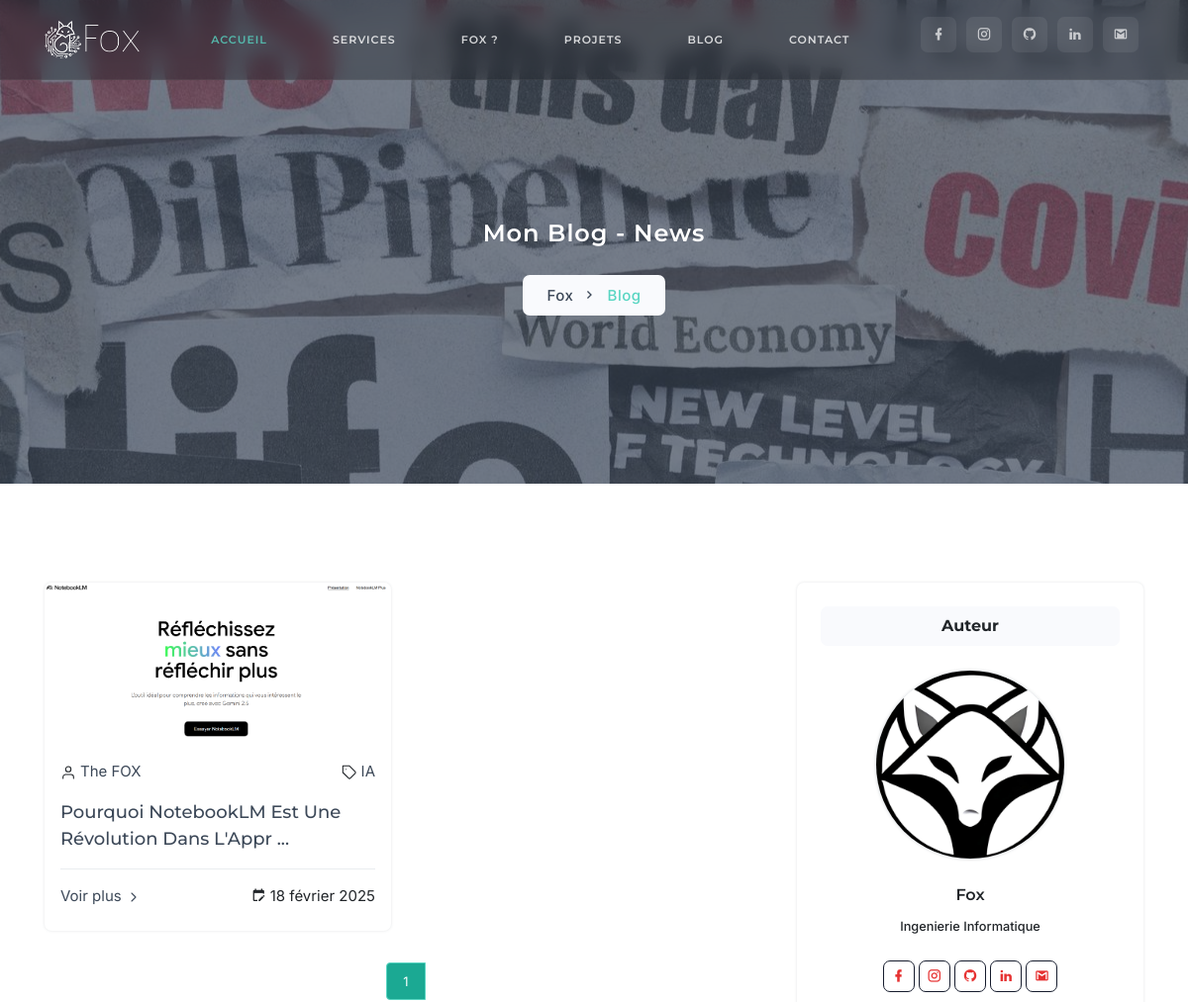
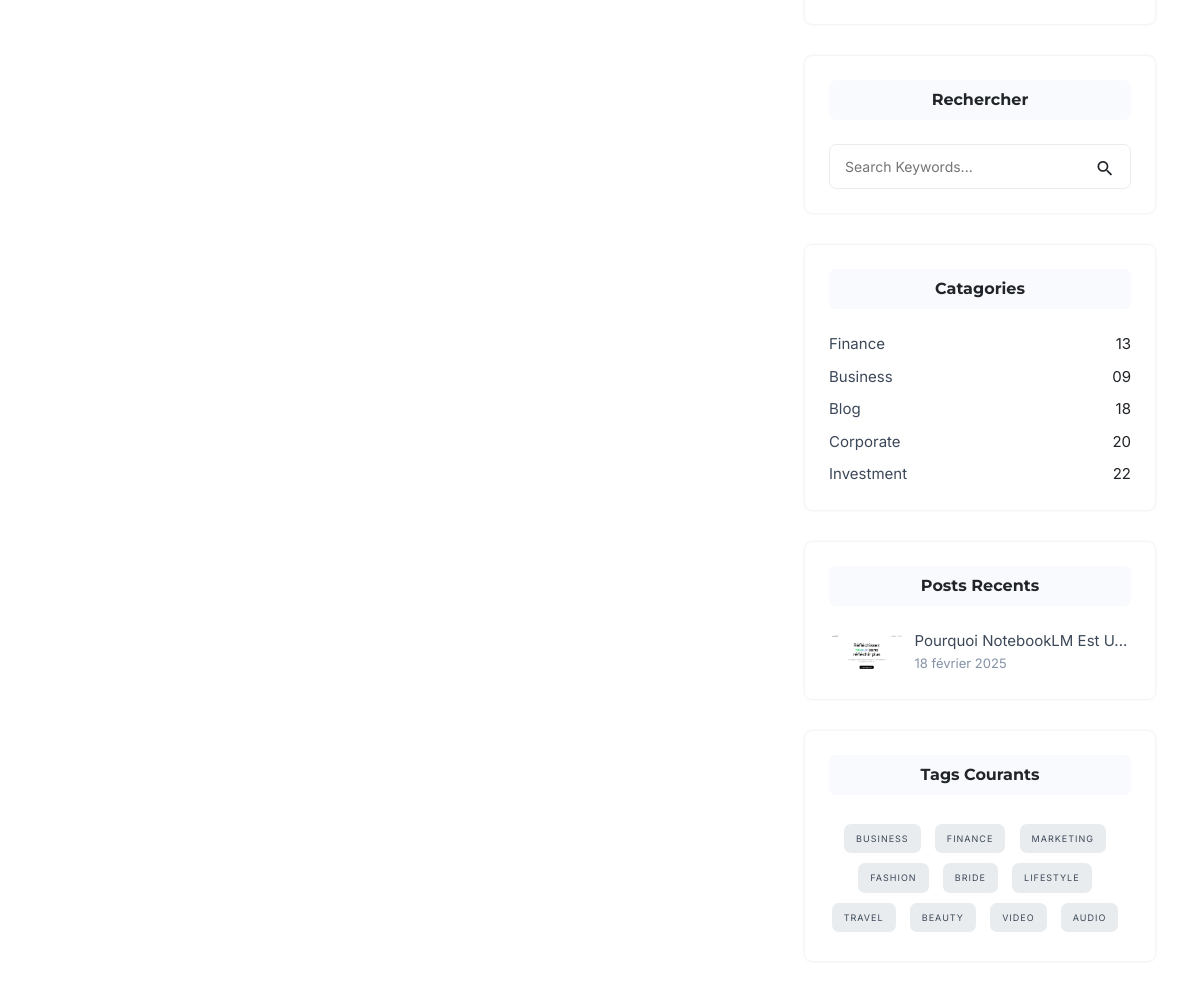
The page /blog/ (upper part) on the database as committed earlier (2 pictures, top to bottom).
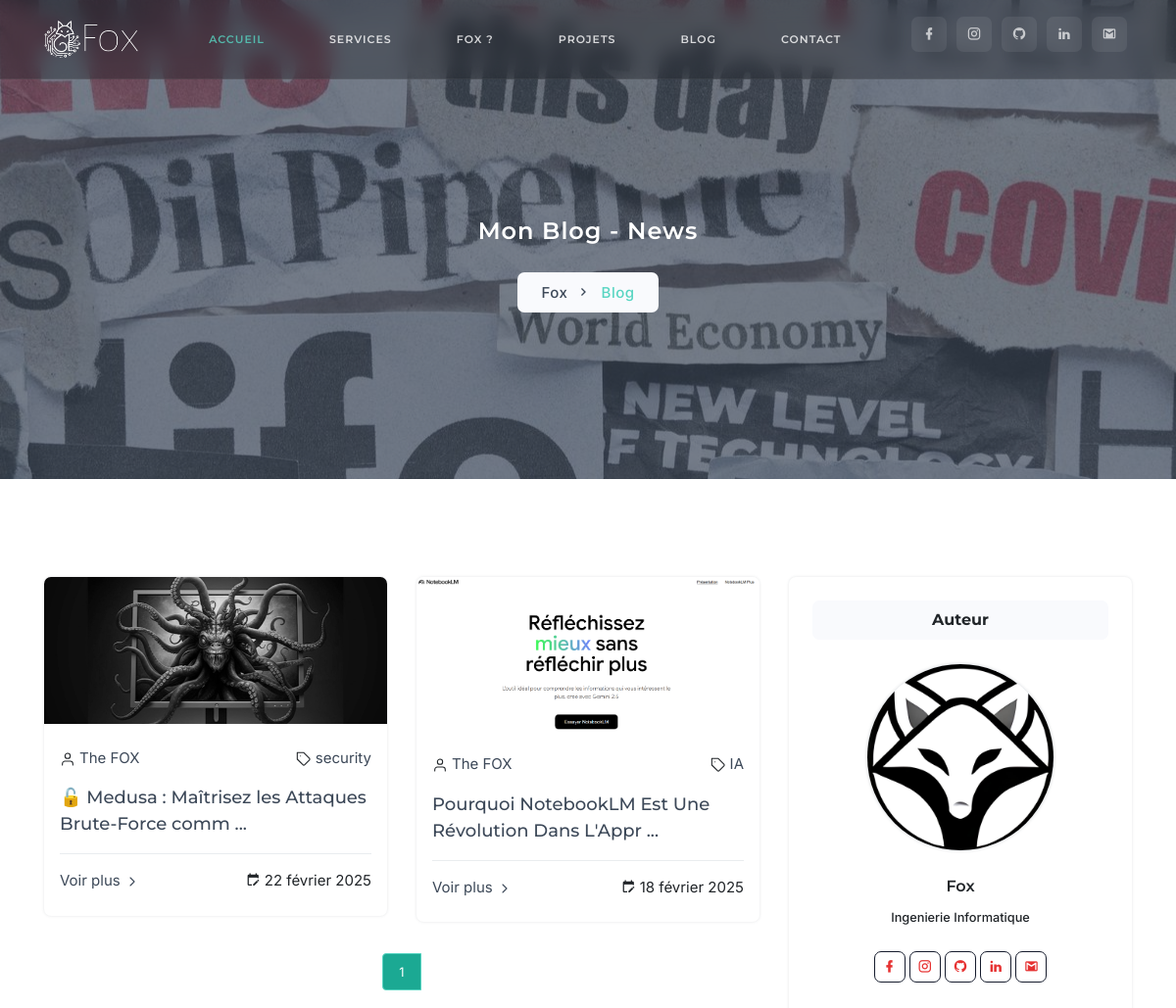
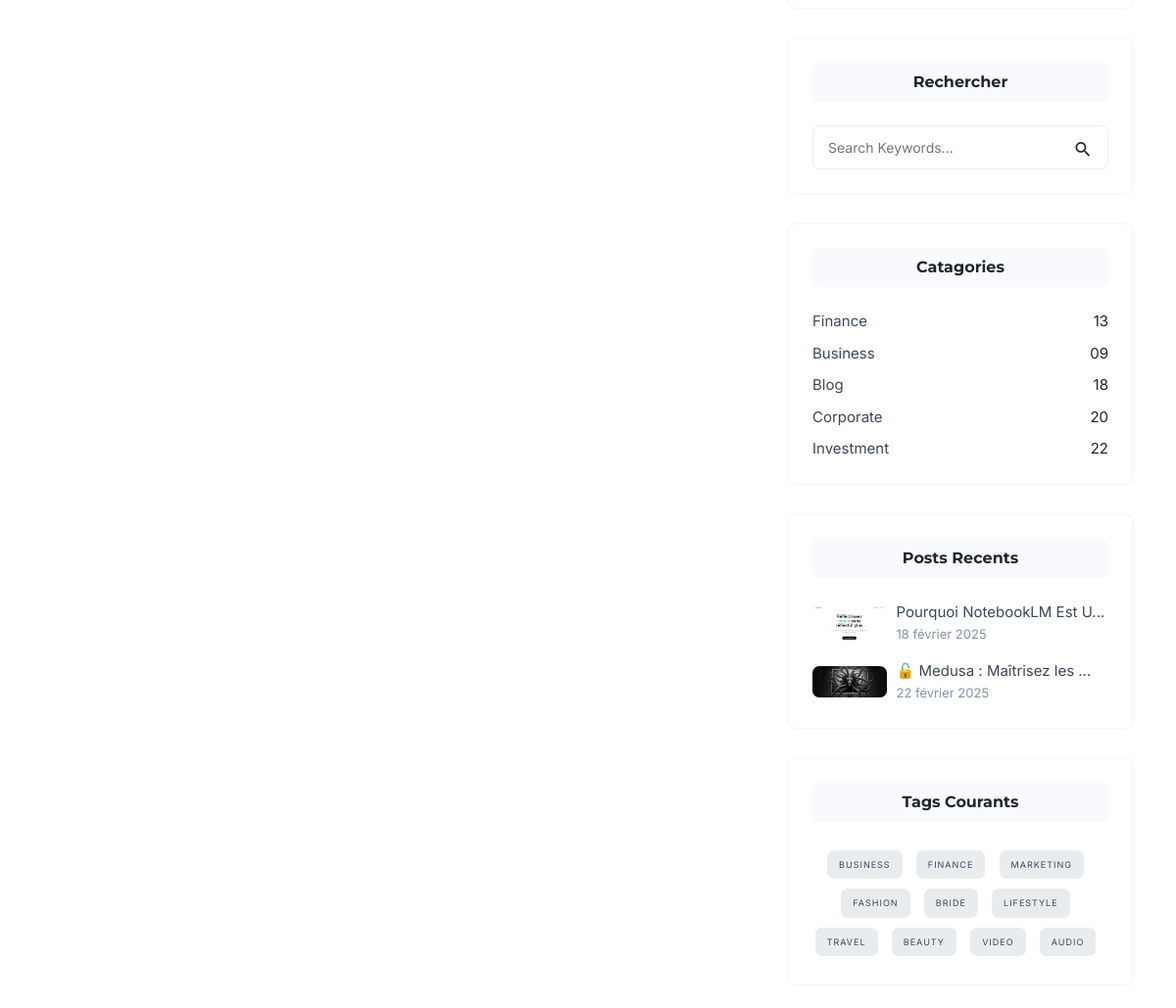
The same page on the database as committed later (2 pictures, top to bottom).
### FoxApp/models.py (models this page shows, shortened)
class Post(models.Model):
    titre=models.CharField(max_length=328)
    description=models.TextField()
    photo500_x_800=models.ImageField(upload_to='PhotoFox')
    photo800_x_533=models.ImageField(upload_to='PhotoFox',blank=True)
    categorie=models.CharField(max_length=328)
    auteur=models.CharField(max_length=328,blank=True)
    date=models.DateField(auto_now_add=True)
    contenuP1=models.TextField(blank=True,null=True)
    contenuP2=models.TextField(blank=True,null=True)
    contenuP3=models.TextField(blank=True,null=True)
    contenuP4=models.TextField(blank=True,null=True)
    contenuConclusion=models.TextField(blank=True,null=True)
    contenuSitation=models.TextField(blank=True,null=True)

### FoxApp/views.py (the view)
# urls.py: 2. Add a URL to urlpatterns:  path('blog/', include('blog.urls'))
def blog(request):
    template='FoxApp/page-blog.html'
    posts=Post.objects.all().order_by('-date')
    paginator=Paginator(posts,6)
    page=request.GET.get('page')
    posts_page=paginator.get_page(page)
    recents=Post.objects.all()[:3]
    profile=Profile.objects.all()[0]
    return render(request,template_name=template,context={
        'posts_page': posts_page,
        'recents':recents,
        'profile': profile,
    } )

### FoxApp/templates/FoxApp/page-blog.html (shortened to what the changed rows need)
{% extends 'base.html' %}
{% block content %}
{% load static %}
        <section class="section">
            <div class="container">
                <div class="row">
                    <div class="col-lg-8 col-md-6">
                        <div class="row">
                            {% for post in posts_page %}
                            <div class="col-lg-6 col-12 mb-4 pb-2">
                                <div class="blog-post rounded shadow">
                                    {% if post.photo500_x_800 %}
                                    <img src="{{post.photo500_x_800.url}}" class="img-fluid rounded-top" alt="">
                                    {% endif %}
                                    <div class="content pt-4 pb-4 p-3">
                                        <ul class="list-unstyled d-flex justify-content-between post-meta">
                                            <li><i data-feather="user" class="fea icon-sm mr-1"></i><a href="javascript:void(0)" class="text-dark">{{ post.auteur }}</a></li>
                                            <li><i data-feather="tag" class="fea icon-sm mr-1"></i><a href="javascript:void(0)" class="text-dark">{{ post.categorie }}</a></li>
                                        </ul>
                                        <h5 class="mb-3"><a href="{% url 'post' post.id %}" class="title text-dark">{{ post.titre | slice:"0:50" }} ...</a> </h5>
                                        <ul class="list-unstyled mb-0 pt-3 border-top d-flex justify-content-between">
                                            <li><a href="{% url 'post' post.id %}" class="text-dark">Voir plus <i data-feather="chevron-right" class="fea icon-sm"></i></a></li>
                                            <li><i class="mdi mdi-calendar-edit mr-1"></i>{{post.date}}</li>
                                        </ul>
                                    </div>
                                </div>
                            </div>
                            {% endfor %}
                        </div>
                    </div>
                    <div class="col-lg-4 col-md-6 col-12 mt-4 mt-sm-0 pt-2 pt-sm-0">
                        <div class="sidebar sticky-sidebar">
                            <div class="widget mt-4 pt-2">
                                <div class="p-4 rounded shadow">
                                    <div class="mt-4">
                                        {% for post  in recents  %}
                                        <div class="clearfix d-flex align-items-center post-recent">
                                            <div class="post-recent-thumb"> <a href="jvascript:void(0)">
                                                {% if post.photo500_x_800 %}
                                                <img alt="{{post.titre}}" src="{{post.photo500_x_800.url}}" class="img-fluid rounded">
                                                {% endif %}
                                            </a>
                                        </div>
                                            <div class="post-recent-content"><a href="jvascript:void(0)">{{ post.titre | slice:"0:25" }}...</a><span class="text-muted">{{post.date}}</span></div>
                                        </div>
                                        {% endfor %}
                                    </div>
                                </div>
                            </div>
                        </div>
                    </div>
                </div>
            </div>
        </section>
{% endblock %}

Rows that differ between the two databases and show on the page:
added Post: photo500_x_800 (picture), auteur "The FOX", categorie "security", titre "🔓 Medusa : Maîtrisez les Attaques Brute-Force comm", date "22 février 2025", titre "🔓 Medusa : Maîtrisez les"
